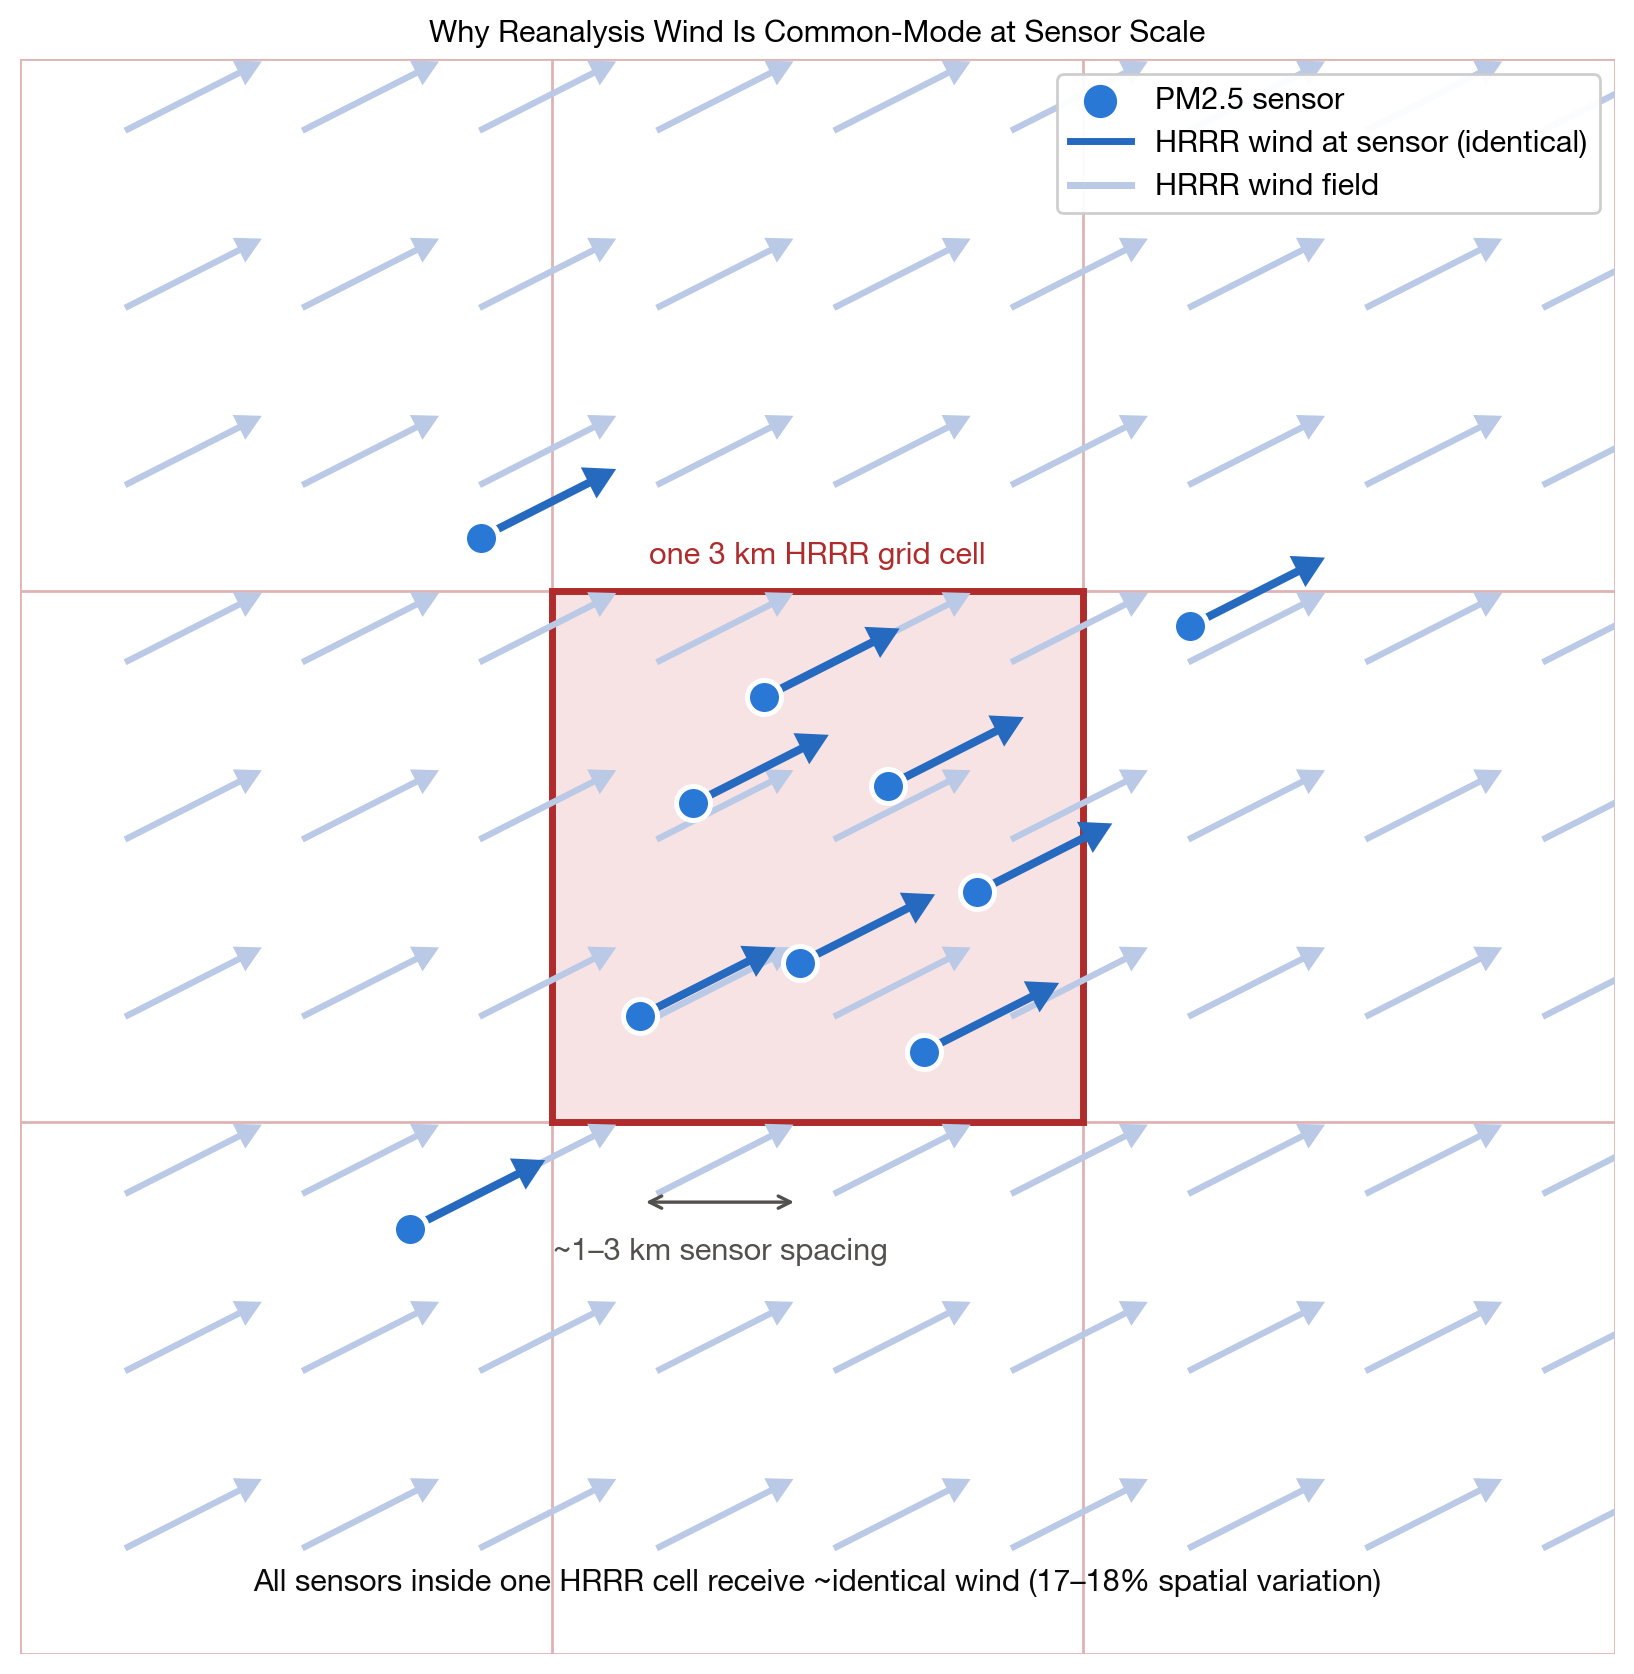

Generate this figure with Python:
"""Poster schematic: why reanalysis wind is common-mode at sensor scale."""
import matplotlib.pyplot as plt
from matplotlib.patches import Rectangle, FancyArrow
import numpy as np
from _style import apply, FS
apply()

# --- EDIT TITLE HERE ---
TITLE = "Why Reanalysis Wind Is Common-Mode at Sensor Scale"

BLUE   = "#2a78d6"
GRIDLN = "#b02b2b"
INK    = "#0b0b0b"
SECOND = "#52514e"
WIND   = "#256abf"

fig, ax = plt.subplots(figsize=(8.5, 8.5))
ax.set_xlim(0, 9)
ax.set_ylim(0, 9)
ax.set_aspect("equal")
ax.axis("off")

# --- full 3 km HRRR grid across the whole domain ---
cell = 3.0
for gx in np.arange(0, 9.1, cell):
    ax.plot([gx, gx], [0, 9], color="#e0b3b3", lw=1.0, zorder=1)
for gy in np.arange(0, 9.1, cell):
    ax.plot([0, 9], [gy, gy], color="#e0b3b3", lw=1.0, zorder=1)
# highlight the center cell (the one we call out)
x0, y0 = 3.0, 3.0
ax.add_patch(Rectangle((x0, y0), cell, cell, fill=True,
                       facecolor="#f7e3e3", edgecolor=GRIDLN, lw=2.5, zorder=1))
ax.text(x0 + cell/2, y0 + cell + 0.12, "one 3 km HRRR grid cell",
        ha="center", va="bottom", fontsize=FS, color=GRIDLN)

# --- wind field EVERYWHERE: identical vector at every grid node ---
wx, wy = 0.75, 0.38
for gx in np.arange(0.6, 9.0, 1.0):
    for gy in np.arange(0.6, 9.0, 1.0):
        ax.add_patch(FancyArrow(gx, gy, wx, wy, width=0.02,
                                head_width=0.13, head_length=0.12,
                                length_includes_head=True, color="#b9c9e6",
                                zorder=2))

# ~10 sensor dots spread across several cells (1-3 km apart)
rng = np.random.default_rng(7)
sensors = np.array([
    [3.5, 3.6], [4.4, 3.9], [5.1, 3.4], [3.8, 4.8], [4.9, 4.9],   # in center cell
    [5.4, 4.3], [4.2, 5.4], [2.2, 2.4], [6.6, 5.8], [2.6, 6.3],   # neighbours
])
ax.scatter(sensors[:, 0], sensors[:, 1], s=150, color=BLUE,
           edgecolor="white", linewidth=1.8, zorder=5)

# emphasize the wind AT each sensor (same vector -> common-mode)
for sx, sy in sensors:
    ax.add_patch(FancyArrow(sx, sy, wx, wy, width=0.03,
                            head_width=0.17, head_length=0.15,
                            length_includes_head=True, color=WIND,
                            zorder=4))

# legend proxies
ax.scatter([], [], s=120, color=BLUE, label="PM2.5 sensor")
ax.plot([], [], color=WIND, lw=2.5, label="HRRR wind at sensor (identical)")
ax.plot([], [], color="#b9c9e6", lw=2.5, label="HRRR wind field")

# scale reference
ax.annotate("", xy=(3.5, 2.55), xytext=(4.4, 2.55),
            arrowprops=dict(arrowstyle="<->", lw=1.2, color=SECOND))
ax.text(3.95, 2.35, "~1–3 km sensor spacing", ha="center", va="top",
        fontsize=FS, color=SECOND)

ax.text(4.5, 0.4,
        "All sensors inside one HRRR cell receive ~identical wind "
        "(17–18% spatial variation)",
        ha="center", va="center", fontsize=FS, color=INK)

ax.set_title(TITLE, fontsize=FS)
ax.legend(loc="upper right", fontsize=FS, frameon=True, framealpha=0.95)

fig.tight_layout()
out = "hrrr_commonmode_schematic.png"
fig.savefig(out, dpi=200, bbox_inches="tight")
print(f"saved {out}")
